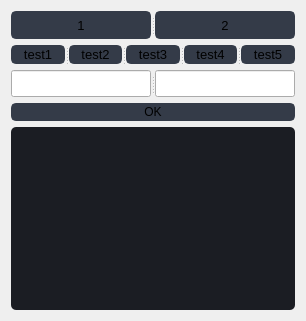
                  <widget class="QWidget" name="page_laba4">
                   <layout class="QGridLayout" name="gridLayout_5" rowstretch="2,0,1,1,0,13">
                    <property name="horizontalSpacing">
                     <number>1</number>
                    </property>
                    <item row="0" column="0" rowspan="2" colspan="2">
                     <widget class="QSplitter" name="splitter_23">
                      <property name="orientation">
                       <enum>Qt::Horizontal</enum>
                      </property>
                      <widget class="QPushButton" name="pushButton_7">
                       <property name="enabled">
                        <bool>true</bool>
                       </property>
                       <property name="font">
                        <font>
                         <family>Segoe UI</family>
                         <pointsize>10</pointsize>
                        </font>
                       </property>
                       <property name="styleSheet">
                        <string notr="true">QPushButton {
	border: 2px solid rgb(52, 59, 72);
	border-radius: 5px;	
	background-color: rgb(52, 59, 72);
}
QPushButton:hover {
	background-color: rgb(57, 65, 80);
	border: 2px solid rgb(61, 70, 86);
}
QPushButton:pressed {	
	background-color: rgb(35, 40, 49);
	border: 2px solid rgb(43, 50, 61);
}
QPushButton:disabled{
	background-color: rgb(57, 65, 80);
	border: 2px solid rgb(61, 70, 86);
}</string>
                       </property>
                       <property name="text">
                        <string>1</string>
                       </property>
                      </widget>
                      <widget class="QPushButton" name="pushButton_118">
                       <property name="font">
                        <font>
                         <family>Segoe UI</family>
                         <pointsize>10</pointsize>
                        </font>
                       </property>
                       <property name="styleSheet">
                        <string notr="true">QPushButton {
	border: 2px solid rgb(52, 59, 72);
	border-radius: 5px;	
	background-color: rgb(52, 59, 72);
}
QPushButton:hover {
	background-color: rgb(57, 65, 80);
	border: 2px solid rgb(61, 70, 86);
}
QPushButton:pressed {	
	background-color: rgb(35, 40, 49);
	border: 2px solid rgb(43, 50, 61);
}
QPushButton:disabled{
	background-color: rgb(57, 65, 80);
	border: 2px solid rgb(61, 70, 86);
}</string>
                       </property>
                       <property name="text">
                        <string>2</string>
                       </property>
                      </widget>
                     </widget>
                    </item>
                    <item row="2" column="0" colspan="2">
                     <widget class="QSplitter" name="splitter_22">
                      <property name="orientation">
                       <enum>Qt::Horizontal</enum>
                      </property>
                      <widget class="QPushButton" name="pushButton_113">
                       <property name="font">
                        <font>
                         <family>Segoe UI</family>
                         <pointsize>10</pointsize>
                        </font>
                       </property>
                       <property name="styleSheet">
                        <string notr="true">QPushButton {
	border: 2px solid rgb(52, 59, 72);
	border-radius: 5px;	
	background-color: rgb(52, 59, 72);
}
QPushButton:hover {
	background-color: rgb(57, 65, 80);
	border: 2px solid rgb(61, 70, 86);
}
QPushButton:pressed {	
	background-color: rgb(35, 40, 49);
	border: 2px solid rgb(43, 50, 61);
}</string>
                       </property>
                       <property name="text">
                        <string>test1</string>
                       </property>
                      </widget>
                      <widget class="QPushButton" name="pushButton_114">
                       <property name="font">
                        <font>
                         <family>Segoe UI</family>
                         <pointsize>10</pointsize>
                        </font>
                       </property>
                       <property name="styleSheet">
                        <string notr="true">QPushButton {
	border: 2px solid rgb(52, 59, 72);
	border-radius: 5px;	
	background-color: rgb(52, 59, 72);
}
QPushButton:hover {
	background-color: rgb(57, 65, 80);
	border: 2px solid rgb(61, 70, 86);
}
QPushButton:pressed {	
	background-color: rgb(35, 40, 49);
	border: 2px solid rgb(43, 50, 61);
}</string>
                       </property>
                       <property name="text">
                        <string>test2</string>
                       </property>
                      </widget>
                      <widget class="QPushButton" name="pushButton_115">
                       <property name="font">
                        <font>
                         <family>Segoe UI</family>
                         <pointsize>10</pointsize>
                        </font>
                       </property>
                       <property name="styleSheet">
                        <string notr="true">QPushButton {
	border: 2px solid rgb(52, 59, 72);
	border-radius: 5px;	
	background-color: rgb(52, 59, 72);
}
QPushButton:hover {
	background-color: rgb(57, 65, 80);
	border: 2px solid rgb(61, 70, 86);
}
QPushButton:pressed {	
	background-color: rgb(35, 40, 49);
	border: 2px solid rgb(43, 50, 61);
}</string>
                       </property>
                       <property name="text">
                        <string>test3</string>
                       </property>
                      </widget>
                      <widget class="QPushButton" name="pushButton_116">
                       <property name="font">
                        <font>
                         <family>Segoe UI</family>
                         <pointsize>10</pointsize>
                        </font>
                       </property>
                       <property name="styleSheet">
                        <string notr="true">QPushButton {
	border: 2px solid rgb(52, 59, 72);
	border-radius: 5px;	
	background-color: rgb(52, 59, 72);
}
QPushButton:hover {
	background-color: rgb(57, 65, 80);
	border: 2px solid rgb(61, 70, 86);
}
QPushButton:pressed {	
	background-color: rgb(35, 40, 49);
	border: 2px solid rgb(43, 50, 61);
}</string>
                       </property>
                       <property name="text">
                        <string>test4</string>
                       </property>
                      </widget>
                      <widget class="QPushButton" name="pushButton_117">
                       <property name="font">
                        <font>
                         <family>Segoe UI</family>
                         <pointsize>10</pointsize>
                        </font>
                       </property>
                       <property name="styleSheet">
                        <string notr="true">QPushButton {
	border: 2px solid rgb(52, 59, 72);
	border-radius: 5px;	
	background-color: rgb(52, 59, 72);
}
QPushButton:hover {
	background-color: rgb(57, 65, 80);
	border: 2px solid rgb(61, 70, 86);
}
QPushButton:pressed {	
	background-color: rgb(35, 40, 49);
	border: 2px solid rgb(43, 50, 61);
}</string>
                       </property>
                       <property name="text">
                        <string>test5</string>
                       </property>
                      </widget>
                     </widget>
                    </item>
                    <item row="3" column="0" colspan="2">
                     <widget class="QSplitter" name="splitter_20">
                      <property name="orientation">
                       <enum>Qt::Horizontal</enum>
                      </property>
                      <widget class="QSplitter" name="splitter_21">
                       <property name="orientation">
                        <enum>Qt::Horizontal</enum>
                       </property>
                       <widget class="QLineEdit" name="lineEdit_22">
                        <property name="font">
                         <font>
                          <family>Segoe UI</family>
                          <pointsize>12</pointsize>
                         </font>
                        </property>
                       </widget>
                       <widget class="QLineEdit" name="lineEdit_23">
                        <property name="font">
                         <font>
                          <family>Segoe UI</family>
                          <pointsize>12</pointsize>
                         </font>
                        </property>
                       </widget>
                      </widget>
                     </widget>
                    </item>
                    <item row="4" column="0" colspan="2">
                     <widget class="QPushButton" name="pushButton_112">
                      <property name="font">
                       <font>
                        <family>Segoe UI</family>
                        <pointsize>9</pointsize>
                       </font>
                      </property>
                      <property name="styleSheet">
                       <string notr="true">QPushButton {
	border: 2px solid rgb(52, 59, 72);
	border-radius: 5px;	
	background-color: rgb(52, 59, 72);
}
QPushButton:hover {
	background-color: rgb(57, 65, 80);
	border: 2px solid rgb(61, 70, 86);
}
QPushButton:pressed {	
	background-color: rgb(35, 40, 49);
	border: 2px solid rgb(43, 50, 61);
}</string>
                      </property>
                      <property name="text">
                       <string>OK</string>
                      </property>
                     </widget>
                    </item>
                    <item row="5" column="0" colspan="2">
                     <widget class="QTextEdit" name="textEdit_4">
                      <property name="font">
                       <font>
                        <family>Segoe UI</family>
                        <pointsize>12</pointsize>
                       </font>
                      </property>
                      <property name="styleSheet">
                       <string notr="true">QTextEdit {
	background-color: rgb(27, 29, 35);
	border-radius: 5px;
	padding: 10px;
}
QTextEdit:hover {
	border: 2px solid rgb(64, 71, 88);
}
QTextEdit:focus {
	border: 2px solid rgb(91, 101, 124);
}</string>
                      </property>
                     </widget>
                    </item>
                   </layout>
                  </widget>
